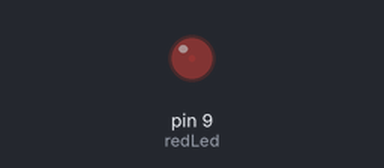
Simulated run of this sketch. Board: Arduino Uno, built with avr-gcc and run on an emulated ATmega328P. On the bench: output pins drawn as LEDs (lit = HIGH).

Above: at 0.05 s.
At 1.15 s:
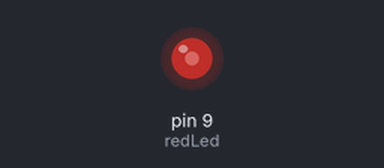
At 2.3 s:
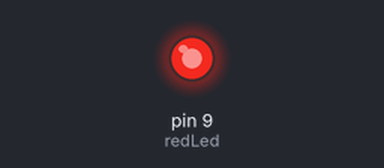
At 4.55 s:
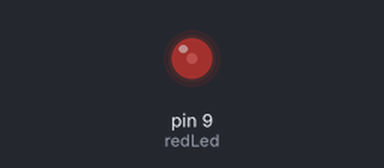
Timing chart, 0 to 6.6 s (numbered marks = the images above):
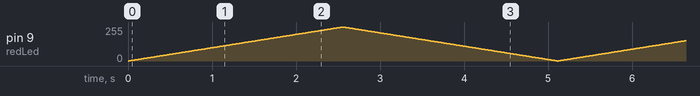

The sketch:

a07_led_pwm_if.ino
```cpp
/** LED PWM IF
 * 7. LED 세기가 1씩 밝아졌다가 최대치 세기가 되면 점점 1씩 어두워지게
 *  0이 되어 꺼지면 다시 점점 밝아지게 이 로직을 반복하여 계속 점점 밝아졌다가
 *  어두워졌다가를 반복하는 프로그램을 작성해주세요.
 *  (시간 간격: 0.01초) * 가정문 -> 알고리즘 사용
 */
int redLed = 9;
int power = 0;
int sw = 1;

void setup() {
}

void loop() {
  analogWrite(redLed, power);
  delay(10);
  power += sw;
  if (power == 255) sw = -1;
  else if (power == 0) sw = 1;
}
```
